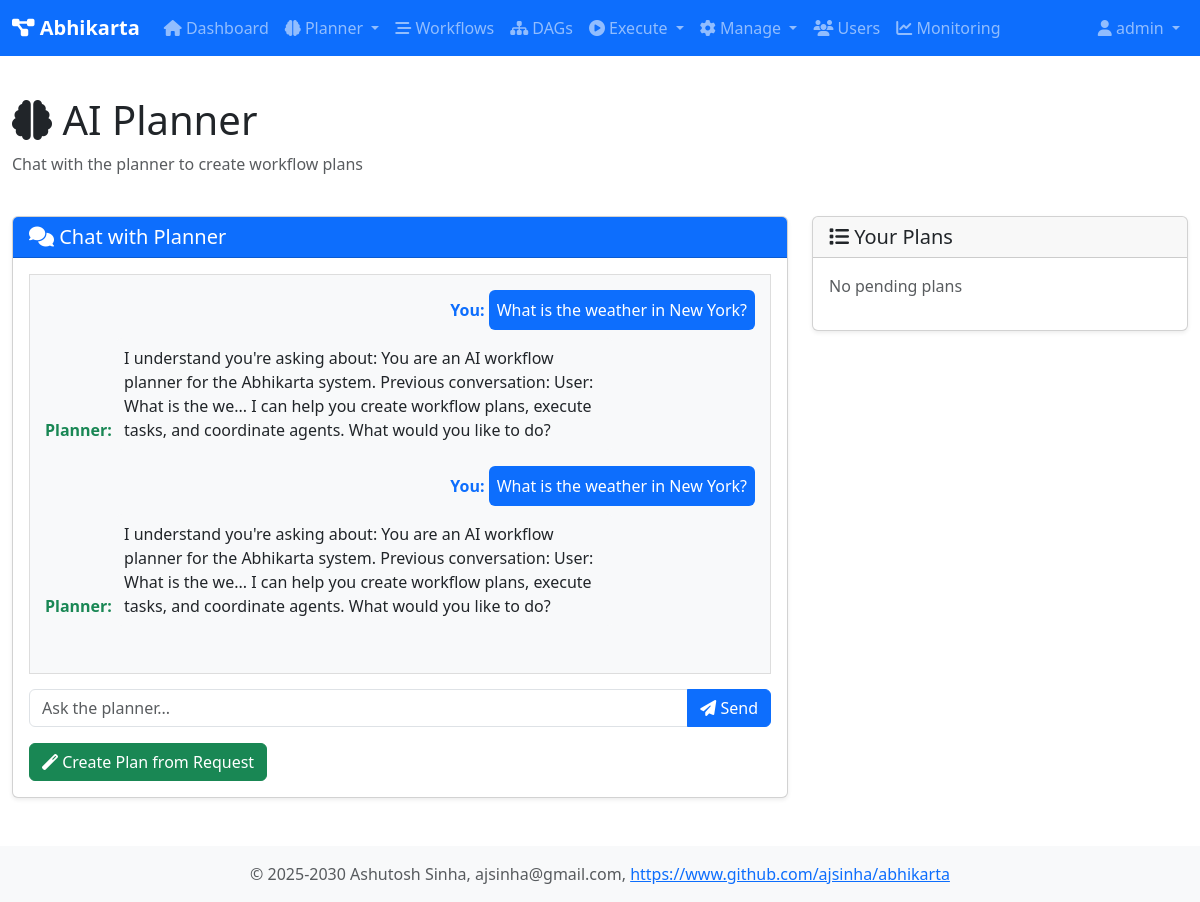
Page /planner (signed in) on the earlier database version.
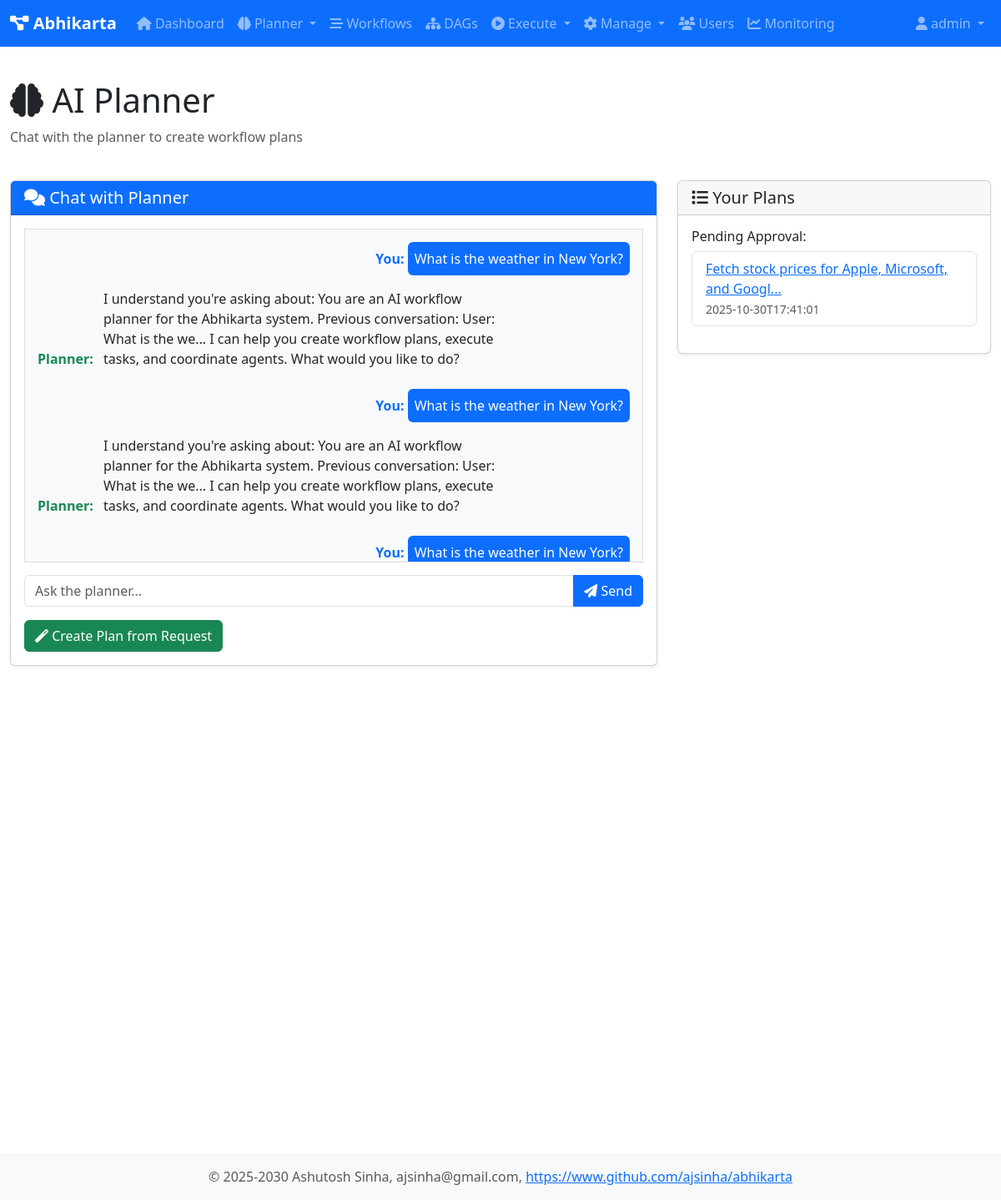
Same page on the later database version.
### tables this page shows
CREATE TABLE planner_conversations (
            conversation_id TEXT PRIMARY KEY,
            user_id TEXT NOT NULL,
            message TEXT,
            response TEXT,
            created_at TEXT DEFAULT CURRENT_TIMESTAMP
        );

CREATE TABLE plans (
            plan_id TEXT PRIMARY KEY,
            user_id TEXT NOT NULL,
            request TEXT,
            plan_json TEXT,
            status TEXT DEFAULT 'pending_approval',
            created_at TEXT DEFAULT CURRENT_TIMESTAMP,
            approved_at TEXT,
            rejected_at TEXT,
            rejection_reason TEXT
        );

### web/app1.py (the view)
@app.route('/planner')
@login_required
def planner_page():
    user = user_registry.get_user(session['user_id'])
    conversations = planner.get_conversation_history(user.user_id, limit=20)
    plans = planner.get_user_plans(user.user_id)
    pending_plans = [p for p in plans if p['status'] == 'pending_approval']
    return render_template('planner.html',
                         user=user,
                         conversations=conversations,
                         pending_plans=pending_plans)

### core/user_registry.py (called while the page is built)
    def is_admin(self) -> bool:
        return self.role == 'admin'

    def get_user(self, user_id: str) -> Optional[User]:
        return self._users.get(user_id)

### db/database.py (called while the page is built)
    @contextmanager
    def get_connection(self):
        conn = None
        try:
            if self.db_type == 'sqlite':
                conn = sqlite3.connect(self.db_path)
                conn.row_factory = sqlite3.Row
            elif self.db_type == 'postgresql':
                import psycopg2
                import psycopg2.extras
                conn = psycopg2.connect(**self.pg_params)
                conn.cursor_factory = psycopg2.extras.RealDictCursor
            yield conn
            conn.commit()
        except Exception as e:
            if conn:
                conn.rollback()
            raise e
        finally:
            if conn:
                conn.close()

    def fetchall(self, query: str, params: Tuple = ()) -> List[Dict[str, Any]]:
        with self.get_connection() as conn:
            cursor = conn.cursor()
            cursor.execute(query, params)
            rows = cursor.fetchall()
            return [dict(row) for row in rows]

### web/templates/planner.html (shortened to what this page needs)
{% extends "base.html" %}
{% block content %}
<div class="row mb-4">
    <div class="col">
        <h1><i class="fas fa-brain"></i> AI Planner</h1>
        <p class="text-muted">Chat with the planner to create workflow plans</p>
    </div>
</div>
<div class="row">
    <div class="col-md-8">
        <div class="card">
            <div class="card-header bg-primary text-white">
                <h5 class="mb-0"><i class="fas fa-comments"></i> Chat with Planner</h5>
            </div>
            <div class="card-body">
                <div id="chatMessages" style="height: 400px; overflow-y: auto; border: 1px solid #ddd; padding: 15px; margin-bottom: 15px; background: #f8f9fa;">
                    {% for conv in conversations | reverse %}
                    <div class="mb-3">
                        <div class="text-end">
                            <strong class="text-primary">You:</strong>
                            <div class="bg-primary text-white p-2 rounded d-inline-block" style="max-width: 70%;">
                                {{ conv.message }}
                            </div>
                        </div>
                        <div class="text-start mt-2">
                            <strong class="text-success">Planner:</strong>
                            <div class="bg-light p-2 rounded d-inline-block" style="max-width: 70%;">
                                {{ conv.response }}
                            </div>
                        </div>
                    </div>
                    {% endfor %}
                </div>
                <div class="input-group">
                    <input type="text" id="messageInput" class="form-control" placeholder="Ask the planner...">
                    <button class="btn btn-primary" onclick="sendMessage()">
                        <i class="fas fa-paper-plane"></i> Send
                    </button>
                </div>
                <div class="mt-3">
                    <a href="{{ url_for('create_plan_page') }}" class="btn btn-success">
                        <i class="fas fa-magic"></i> Create Plan from Request
                    </a>
                </div>
            </div>
        </div>
    </div>
    <div class="col-md-4">
        <div class="card">
            <div class="card-header">
                <h5 class="mb-0"><i class="fas fa-list"></i> Your Plans</h5>
            </div>
            <div class="card-body">
                {% if pending_plans %}
                <h6>Pending Approval:</h6>
                <ul class="list-group mb-3">
                    {% for plan in pending_plans %}
                    <li class="list-group-item">
                        <a href="{{ url_for('plan_detail', plan_id=plan.plan_id) }}">
                            {{ plan.request[:50] }}...
                        </a>
                        <br><small class="text-muted">{{ plan.created_at[:19] }}</small>
                    </li>
                    {% endfor %}
                </ul>
                {% else %}
                <p class="text-muted">No pending plans</p>
                {% endif %}
            </div>
        </div>
    </div>
</div>
{% endblock %}

Differences in the rows shown:
added planner_conversations: message "What is the weather in New York?"
added plans: request "Fetch stock prices for Apple, Microsoft, and Googl", created_at "2025-10-30T17:41:01"
Other differences:
text no longer shown: "No pending plans"
text now shown: "Pending Approval:"
